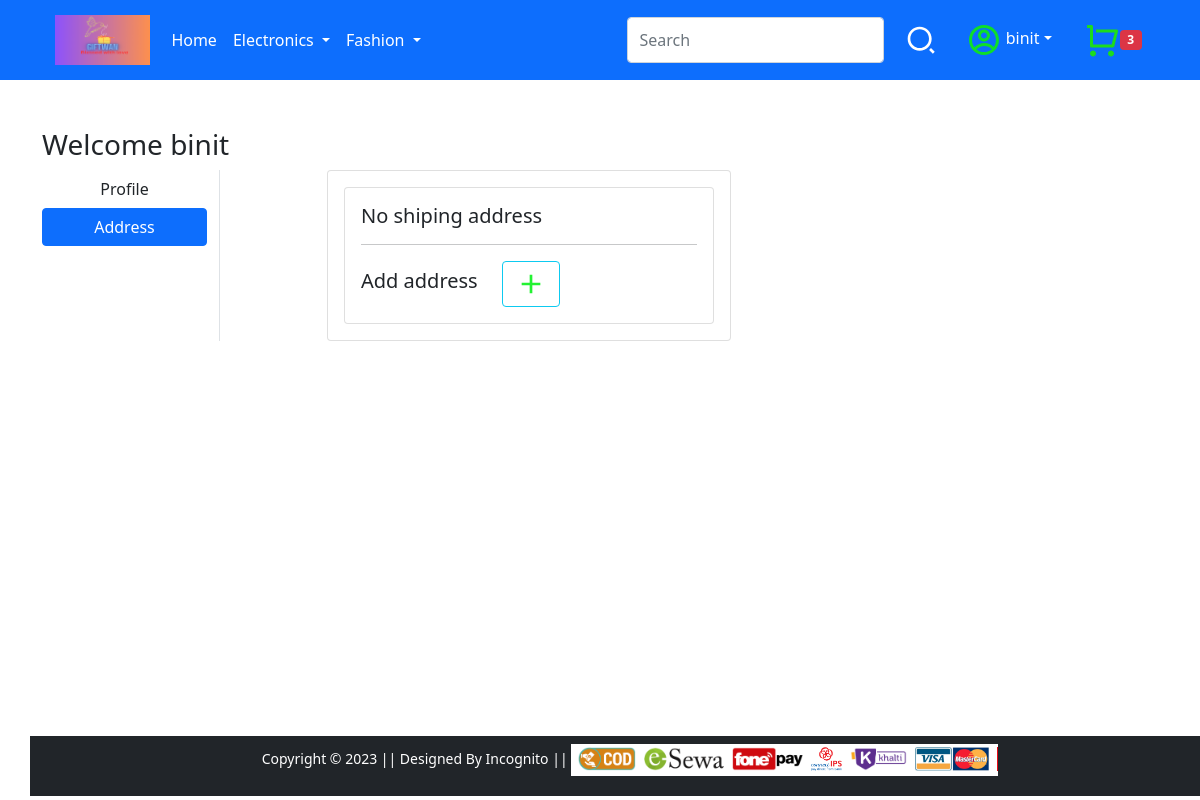
/address/ (signed in), run on an earlier commit of the app's database.
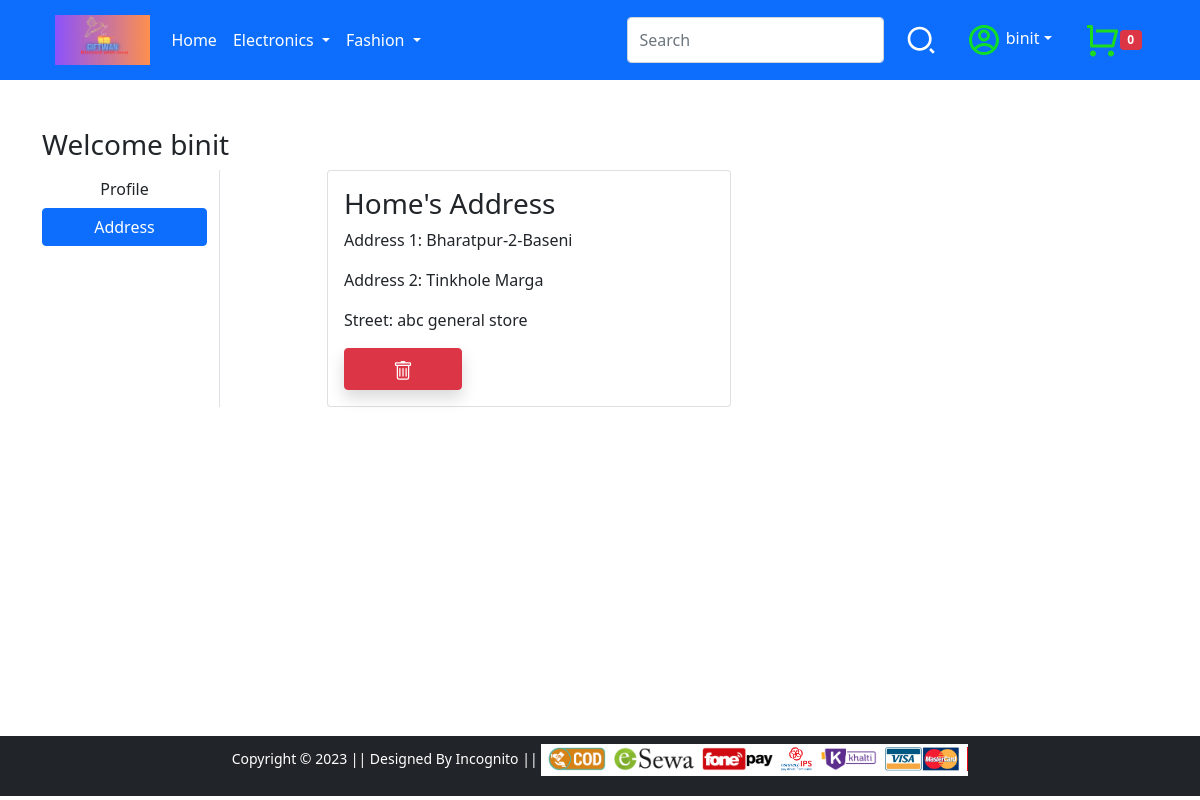
And on a later commit of the database.
### app/models.py (models this page shows, shortened)
class customer(models.Model):
    user = models.ForeignKey(User,on_delete=models.CASCADE)
    name = models.CharField(max_length=50)
    main_address = models.CharField(max_length=200)
    street_address= models.CharField(max_length=200)
    additional_address = models.CharField(max_length=200)
    country = models.CharField(max_length=20 , default='unknown')
    phone_number = models.IntegerField(validators=[MaxValueValidator(9999999999),MinValueValidator(9000000000)])

### app/views.py (the view)
# urls.py: path('address/', views.address, name='address'),
def address(request):
    addresses = customer.objects.filter(user=request.user)
    try:
        cart_id = request.GET.get('cart_id')
        customer.objects.filter(id=cart_id).delete()
    except:
        pass
    return render(request, 'app/address.html',{"addresses" : addresses})

### app/context_processors.py (called while the page is built)
def common_data(request):
    if request.user.is_authenticated:
        cart_list = wishlist.objects.filter(user=request.user)
        nocart = len(cart_list)
    else:
        nocart = 0
    return{'nocart':nocart}

def delivery_time(request):
    utc_time = datetime.today()
    nepal_time = utc_time + timedelta(seconds=5*60*60+45*60)
    if int(nepal_time.strftime('%H')) < 16:
        delivery_time = 'Today'
    else:
        delivery_time = 'Tomorrow'
    return {'delivery_time':delivery_time}

### app/templates/app/address.html (shortened to what this page needs)
{% extends 'app/base.html' %}
{% load static %}
{% block main-content %}
<div class="container my-5">
 <div class="row">
 <h3>Welcome {{request.user}}</h3>
  <div class="col-sm-2 border-end">
   <ul class="list-unstyled">
    <li class="d-grid"><a href="{% url 'profile' %}" class="btn">Profile</a></li>
    <li class="d-grid"><a href="{% url 'address' %}" class="btn btn-primary">Address</a></li>
   </ul>
  </div>
  <div class="col-sm-9 offset-sm-1">
   <div class="row">
    <div class="col-sm-6">
     <div class="card">
      <div class="card-body">
        {% if addresses %}
        {% for address in addresses %}
       <h3>{{address.name}}'s Address</h3>
       <p>Address 1: {{address.main_address}}</p>
       <p>Address 2: {{address.street_address}}</p>
       <p>Street: {{address.additional_address}}</p>
     <form action="" class="d-inline">
      <button type="submit" class="btn btn-danger shadow px-5 py-2">
      </button>
     </form>      </div>
    </div>
     {% endfor %}
     {% else %}
     <div class="card">
      <div class="card-body">
    <h5> No shiping address</h5><hr>
    <div class="d-flex">
      <h5 class="mt-2"> Add address</h5>
    <a href="/profile" class="btn btn-outline-info mx-4">
      <svg xmlns="http://www.w3.org/2000/svg" viewBox="0 0 24 24" width="32" height="32"><path d="M11 11V5H13V11H19V13H13V19H11V13H5V11H11Z" fill="rgba(35,242,50,1)"></path></svg>
      </a>
    </div>
    </div></div>{% endif %}
   </div>
   </div>
  </div>
 </div>
</div>
{% endblock main-content %}

### app/templates/app/base.html (shortened to what this page needs)
<!doctype html>
{% load static %}
<html lang="en">
  <head>
    <link href="https://cdn.jsdelivr.net/npm/bootstrap@5.0.0-beta1/dist/css/bootstrap.min.css" rel="stylesheet">
    <link rel="stylesheet" href="{% static 'app/css/owl.carousel.min.css' %}">
    <link rel="stylesheet" href="{% static 'app/css/all.min.css' %}">
    <link rel="stylesheet" href="{% static 'app/css/style.css' %}">
  </head>
  <body>
    <nav class="navbar navbar-expand-lg navbar-dark bg-primary">
     <div class="container">
       <a class="btn -btn-outline-primary " href="/"><img src="{% static 'app/images/logo2.png'%}" alt="" clas="img-fluid " height="50px" ></a>
       <div class="collapse navbar-collapse" id="navbarSupportedContent">
         <ul class="navbar-nav me-auto mb-2 mb-lg-0">
           <li class="nav-item">
             <a class="nav-link active" aria-current="page" href="/">Home</a>
           </li>
           <li class="nav-item dropdown">
             <a class="nav-link dropdown-toggle text-white" href="#" id="electronicsDropdown" role="button" data-bs-toggle="dropdown" aria-expanded="false">
               Electronics
             </a>
           </li>
           <li class="nav-item dropdown">
             <a class="nav-link dropdown-toggle text-white" href="#" id="fashionDropdown" role="button" data-bs-toggle="dropdown" aria-expanded="false">
               Fashion
             </a>
           </li>
         </ul>
         <form class="d-flex" action="{% url 'searchresult'%}">
           <input class="form-control me-2" type="search" placeholder="Search" aria-label="Search" name="search">
           <button class="btn" type="submit">
           </button>
         </form>
         <div>
          <ul class="navbar-nav me-auto mb-2mb-lg-0">
           <li class="nav-item dropdown mx-2">
            {% if request.user.is_authenticated %}
              <a class="nav-link dropdown-toggle text-white" href="#" id="profileDropdown" role="button" data-bs-toggle="dropdown" aria-expanded="false">
              {{request.user}}</a>
            </li>
            <li class="nav-item mx-2" id="image">
             <a href="{% url 'cart' %}" class="nav-link ">
              <span class="badge bg-danger">{{nocart}}</span></a>
            {% endif %}
          </ul>
         </div>
       </div>
     </div>
    </nav>
    {% block main-content %} {% endblock main-content %}
    <footer class="container-fluid bg-dark text-center p-2 mb-1 ">
        <small class="text-white">Copyright &copy; 2023 || Designed By Incognito || </small>
        <img src="{% static 'app/images/payment.png' %}" alt="" srcset="" class="img-fluid" height="2px">
    </footer>
  </body>
</html>

What changed in the data, as far as the page shows it:
added customer: name "Home", main_address "Bharatpur-2-Baseni", street_address "Tinkhole Marga", additional_address "abc general store"
Also different on the page:
{{ nocart }}: "3" → "0"
text no longer shown: "No shiping address Add address"
